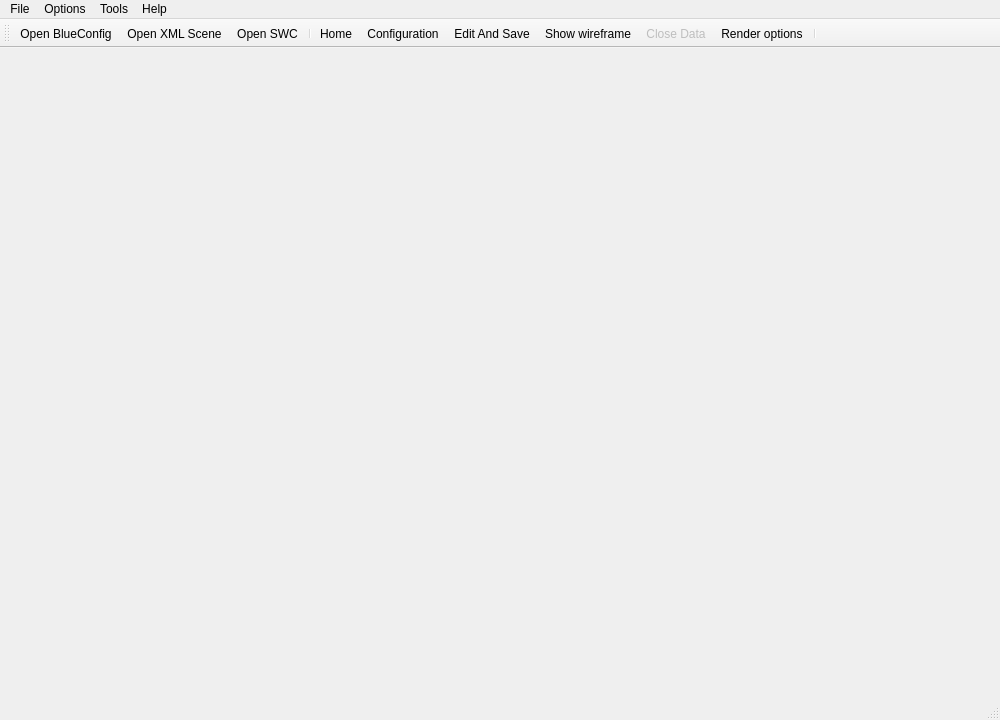
<?xml version="1.0" encoding="UTF-8"?>
<ui version="4.0">
 <class>MainWindow</class>
 <widget class="QMainWindow" name="MainWindow">
  <property name="geometry">
   <rect>
    <x>0</x>
    <y>0</y>
    <width>1000</width>
    <height>720</height>
   </rect>
  </property>
  <property name="windowTitle">
   <string>MainWindow</string>
  </property>
  <property name="windowIcon">
   <iconset resource="resources.qrc">
    <normaloff>:/icons/neurotessmesh.ico</normaloff>:/icons/neurotessmesh.ico</iconset>
  </property>
  <widget class="QWidget" name="centralwidget"/>
  <widget class="QMenuBar" name="menubar">
   <property name="geometry">
    <rect>
     <x>0</x>
     <y>0</y>
     <width>1000</width>
     <height>22</height>
    </rect>
   </property>
   <widget class="QMenu" name="menuFile">
    <property name="title">
     <string>File</string>
    </property>
    <addaction name="actionOpenBlueConfig"/>
    <addaction name="actionOpenXMLScene"/>
    <addaction name="actionOpenSWCFile"/>
    <addaction name="actionCloseData"/>
    <addaction name="separator"/>
    <addaction name="actionQuit"/>
   </widget>
   <widget class="QMenu" name="menuHelp">
    <property name="title">
     <string>Help</string>
    </property>
    <addaction name="actionAbout"/>
   </widget>
   <widget class="QMenu" name="menuOptions">
    <property name="title">
     <string>Options</string>
    </property>
    <addaction name="actionHome"/>
    <addaction name="actionUpdateOnIdle"/>
    <addaction name="actionShowFPSOnIdleUpdate"/>
    <addaction name="actionWireframe"/>
    <addaction name="actionRenderOptions"/>
    <addaction name="actionEditSave"/>
    <addaction name="actionConfiguration"/>
   </widget>
   <widget class="QMenu" name="menuTools">
    <property name="title">
     <string>Tools</string>
    </property>
    <addaction name="actionAdvancedRecorderOptions"/>
   </widget>
   <addaction name="menuFile"/>
   <addaction name="menuOptions"/>
   <addaction name="menuTools"/>
   <addaction name="menuHelp"/>
  </widget>
  <widget class="QStatusBar" name="statusbar"/>
  <widget class="QToolBar" name="toolBar">
   <property name="windowTitle">
    <string>toolBar</string>
   </property>
   <attribute name="toolBarArea">
    <enum>TopToolBarArea</enum>
   </attribute>
   <attribute name="toolBarBreak">
    <bool>false</bool>
   </attribute>
   <addaction name="actionOpenBlueConfig"/>
   <addaction name="actionOpenXMLScene"/>
   <addaction name="actionOpenSWCFile"/>
   <addaction name="separator"/>
   <addaction name="actionHome"/>
   <addaction name="actionConfiguration"/>
   <addaction name="actionEditSave"/>
   <addaction name="actionWireframe"/>
   <addaction name="actionCloseData"/>
   <addaction name="actionRenderOptions"/>
   <addaction name="separator"/>
  </widget>
  <action name="actionQuit">
   <property name="text">
    <string>Quit</string>
   </property>
   <property name="shortcut">
    <string>Ctrl+Shift+Q</string>
   </property>
  </action>
  <action name="actionAbout">
   <property name="text">
    <string>About ...</string>
   </property>
  </action>
  <action name="actionHome">
   <property name="icon">
    <iconset resource="resources.qrc">
     <normaloff>:/icons/rsc/home.png</normaloff>:/icons/rsc/home.png</iconset>
   </property>
   <property name="text">
    <string>Home</string>
   </property>
   <property name="toolTip">
    <string>Home</string>
   </property>
   <property name="shortcut">
    <string>Ctrl+H</string>
   </property>
  </action>
  <action name="actionUpdateOnIdle">
   <property name="checkable">
    <bool>true</bool>
   </property>
   <property name="checked">
    <bool>true</bool>
   </property>
   <property name="text">
    <string>Update on idle</string>
   </property>
   <property name="shortcut">
    <string>Ctrl+I</string>
   </property>
  </action>
  <action name="actionRenderOptions">
   <property name="checkable">
    <bool>true</bool>
   </property>
   <property name="icon">
    <iconset resource="resources.qrc">
     <normaloff>:/icons/rsc/colorpicker.png</normaloff>:/icons/rsc/colorpicker.png</iconset>
   </property>
   <property name="text">
    <string>Render options</string>
   </property>
   <property name="toolTip">
    <string>Render options</string>
   </property>
   <property name="shortcut">
    <string>Ctrl+B</string>
   </property>
  </action>
  <action name="actionOpenBlueConfig">
   <property name="icon">
    <iconset resource="resources.qrc">
     <normaloff>:/icons/rsc/open_bc.png</normaloff>:/icons/rsc/open_bc.png</iconset>
   </property>
   <property name="text">
    <string>Open BlueConfig</string>
   </property>
   <property name="toolTip">
    <string>Open BlueConfig</string>
   </property>
   <property name="shortcut">
    <string>Ctrl+Shift+B</string>
   </property>
  </action>
  <action name="actionOpenXMLScene">
   <property name="icon">
    <iconset resource="resources.qrc">
     <normaloff>:/icons/rsc/open_xml.png</normaloff>:/icons/rsc/open_xml.png</iconset>
   </property>
   <property name="text">
    <string>Open XML Scene</string>
   </property>
   <property name="toolTip">
    <string>Open XML Scene</string>
   </property>
   <property name="shortcut">
    <string>Ctrl+Shift+X</string>
   </property>
  </action>
  <action name="actionCloseData">
   <property name="enabled">
    <bool>false</bool>
   </property>
   <property name="icon">
    <iconset resource="resources.qrc">
     <normaloff>:/icons/rsc/close.png</normaloff>:/icons/rsc/close.png</iconset>
   </property>
   <property name="text">
    <string>Close Data</string>
   </property>
   <property name="toolTip">
    <string>Close Data</string>
   </property>
   <property name="shortcut">
    <string>Ctrl+Shift+C</string>
   </property>
   <property name="visible">
    <bool>false</bool>
   </property>
   <property name="iconVisibleInMenu">
    <bool>true</bool>
   </property>
  </action>
  <action name="actionOpenSWCFile">
   <property name="icon">
    <iconset resource="resources.qrc">
     <normaloff>:/icons/rsc/open_swc.png</normaloff>:/icons/rsc/open_swc.png</iconset>
   </property>
   <property name="text">
    <string>Open SWC</string>
   </property>
   <property name="toolTip">
    <string>Open SWC</string>
   </property>
   <property name="shortcut">
    <string>Ctrl+Shift+S</string>
   </property>
  </action>
  <action name="actionShowFPSOnIdleUpdate">
   <property name="checkable">
    <bool>true</bool>
   </property>
   <property name="text">
    <string>Show FPS on idle update</string>
   </property>
   <property name="toolTip">
    <string>Show FPS on idle update</string>
   </property>
   <property name="shortcut">
    <string>Ctrl+S</string>
   </property>
  </action>
  <action name="actionWireframe">
   <property name="checkable">
    <bool>true</bool>
   </property>
   <property name="icon">
    <iconset resource="resources.qrc">
     <normaloff>:/icons/rsc/wireframe.png</normaloff>:/icons/rsc/wireframe.png</iconset>
   </property>
   <property name="text">
    <string>Show wireframe</string>
   </property>
   <property name="toolTip">
    <string>Show wireframe</string>
   </property>
   <property name="shortcut">
    <string>Ctrl+W</string>
   </property>
  </action>
  <action name="actionEditSave">
   <property name="checkable">
    <bool>true</bool>
   </property>
   <property name="icon">
    <iconset resource="resources.qrc">
     <normaloff>:/icons/rsc/reconstruction.png</normaloff>:/icons/rsc/reconstruction.png</iconset>
   </property>
   <property name="text">
    <string>Edit And Save</string>
   </property>
   <property name="toolTip">
    <string>Edit And Save</string>
   </property>
   <property name="shortcut">
    <string>Ctrl+M</string>
   </property>
  </action>
  <action name="actionConfiguration">
   <property name="checkable">
    <bool>true</bool>
   </property>
   <property name="icon">
    <iconset resource="resources.qrc">
     <normaloff>:/icons/rsc/settings.png</normaloff>:/icons/rsc/settings.png</iconset>
   </property>
   <property name="text">
    <string>Configuration</string>
   </property>
   <property name="toolTip">
    <string>Configuration</string>
   </property>
   <property name="shortcut">
    <string>Ctrl+C</string>
   </property>
  </action>
  <action name="actionAdvancedRecorderOptions">
   <property name="checkable">
    <bool>true</bool>
   </property>
   <property name="text">
    <string>Advanced recorder options</string>
   </property>
   <property name="toolTip">
    <string>Enable advanced recorder options</string>
   </property>
  </action>
 </widget>
 <resources>
  <include location="resources.qrc"/>
 </resources>
 <connections/>
</ui>
